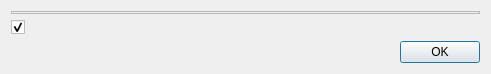
<?xml version="1.0" encoding="UTF-8"?>
<ui version="4.0">
 <class>StatisticalReport</class>
 <widget class="QDialog" name="StatisticalReport">
  <property name="geometry">
   <rect>
    <x>0</x>
    <y>0</y>
    <width>491</width>
    <height>74</height>
   </rect>
  </property>
  <property name="sizePolicy">
   <sizepolicy hsizetype="Expanding" vsizetype="Preferred">
    <horstretch>0</horstretch>
    <verstretch>0</verstretch>
   </sizepolicy>
  </property>
  <property name="windowTitle">
   <string>Welcome to UGENE 1.16</string>
  </property>
  <layout class="QVBoxLayout" name="verticalLayout">
   <item>
    <widget class="QFrame" name="frame">
     <property name="frameShape">
      <enum>QFrame::StyledPanel</enum>
     </property>
     <property name="frameShadow">
      <enum>QFrame::Raised</enum>
     </property>
     <layout class="QVBoxLayout" name="frameLayout">
      <property name="spacing">
       <number>0</number>
      </property>
      <property name="leftMargin">
       <number>0</number>
      </property>
      <property name="topMargin">
       <number>0</number>
      </property>
      <property name="rightMargin">
       <number>0</number>
      </property>
      <property name="bottomMargin">
       <number>0</number>
      </property>
     </layout>
    </widget>
   </item>
   <item>
    <layout class="QHBoxLayout" name="horizontalLayout">
     <item>
      <widget class="QCheckBox" name="chkStat">
       <property name="text">
        <string/>
       </property>
       <property name="checked">
        <bool>true</bool>
       </property>
      </widget>
     </item>
     <item>
      <widget class="QLabel" name="lblStat">
       <property name="sizePolicy">
        <sizepolicy hsizetype="MinimumExpanding" vsizetype="Fixed">
         <horstretch>0</horstretch>
         <verstretch>0</verstretch>
        </sizepolicy>
       </property>
       <property name="layoutDirection">
        <enum>Qt::RightToLeft</enum>
       </property>
       <property name="text">
        <string/>
       </property>
       <property name="scaledContents">
        <bool>false</bool>
       </property>
       <property name="wordWrap">
        <bool>false</bool>
       </property>
      </widget>
     </item>
    </layout>
   </item>
   <item>
    <widget class="QDialogButtonBox" name="buttonBox">
     <property name="standardButtons">
      <set>QDialogButtonBox::Ok</set>
     </property>
    </widget>
   </item>
  </layout>
 </widget>
 <resources/>
 <connections/>
</ui>
